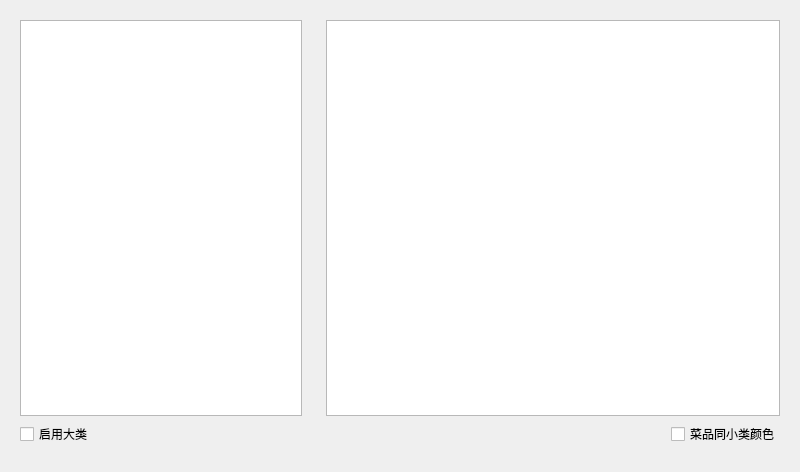
<?xml version="1.0" encoding="UTF-8"?>
<ui version="4.0">
 <class>w_bt_dish_typeset_dialog</class>
 <widget class="QDialog" name="w_bt_dish_typeset_dialog">
  <property name="geometry">
   <rect>
    <x>0</x>
    <y>0</y>
    <width>800</width>
    <height>472</height>
   </rect>
  </property>
  <property name="windowTitle">
   <string>Dialog</string>
  </property>
  <layout class="QHBoxLayout" name="horizontalLayout">
   <item>
    <widget class="QFrame" name="frame_2">
     <property name="minimumSize">
      <size>
       <width>300</width>
       <height>0</height>
      </size>
     </property>
     <property name="maximumSize">
      <size>
       <width>300</width>
       <height>16777215</height>
      </size>
     </property>
     <property name="outer_stylesheet" stdset="0">
      <string>frame_detail_show</string>
     </property>
     <layout class="QVBoxLayout" name="verticalLayout_2">
      <item>
       <widget class="lds_tableView" name="tableView">
        <property name="editTriggers">
         <set>QAbstractItemView::AnyKeyPressed|QAbstractItemView::DoubleClicked|QAbstractItemView::EditKeyPressed</set>
        </property>
       </widget>
      </item>
      <item>
       <widget class="QCheckBox" name="checkBox_show_dish_type">
        <property name="text">
         <string>启用大类</string>
        </property>
       </widget>
      </item>
      <item>
       <widget class="lds_toolbar" name="widget"/>
      </item>
     </layout>
    </widget>
   </item>
   <item>
    <widget class="QFrame" name="frame">
     <property name="outer_stylesheet" stdset="0">
      <string>frame_detail_show</string>
     </property>
     <layout class="QVBoxLayout" name="verticalLayout">
      <item>
       <widget class="lds_tableView" name="tableView_2">
        <property name="editTriggers">
         <set>QAbstractItemView::AnyKeyPressed|QAbstractItemView::DoubleClicked|QAbstractItemView::EditKeyPressed</set>
        </property>
       </widget>
      </item>
      <item>
       <layout class="QHBoxLayout" name="horizontalLayout_2">
        <item>
         <spacer name="horizontalSpacer">
          <property name="orientation">
           <enum>Qt::Horizontal</enum>
          </property>
          <property name="sizeHint" stdset="0">
           <size>
            <width>40</width>
            <height>20</height>
           </size>
          </property>
         </spacer>
        </item>
        <item>
         <widget class="QCheckBox" name="checkBox_dish_color_keep_subtype">
          <property name="text">
           <string>菜品同小类颜色</string>
          </property>
         </widget>
        </item>
       </layout>
      </item>
      <item>
       <widget class="lds_toolbar" name="widget_2"/>
      </item>
     </layout>
    </widget>
   </item>
  </layout>
 </widget>
 <customwidgets>
  <customwidget>
   <class>lds_tableView</class>
   <extends>QTableView</extends>
   <header>lds_tableview.h</header>
  </customwidget>
  <customwidget>
   <class>lds_toolbar</class>
   <extends>QFrame</extends>
   <header>lds_toolbar.h</header>
   <container>1</container>
  </customwidget>
 </customwidgets>
 <resources/>
 <connections/>
</ui>
